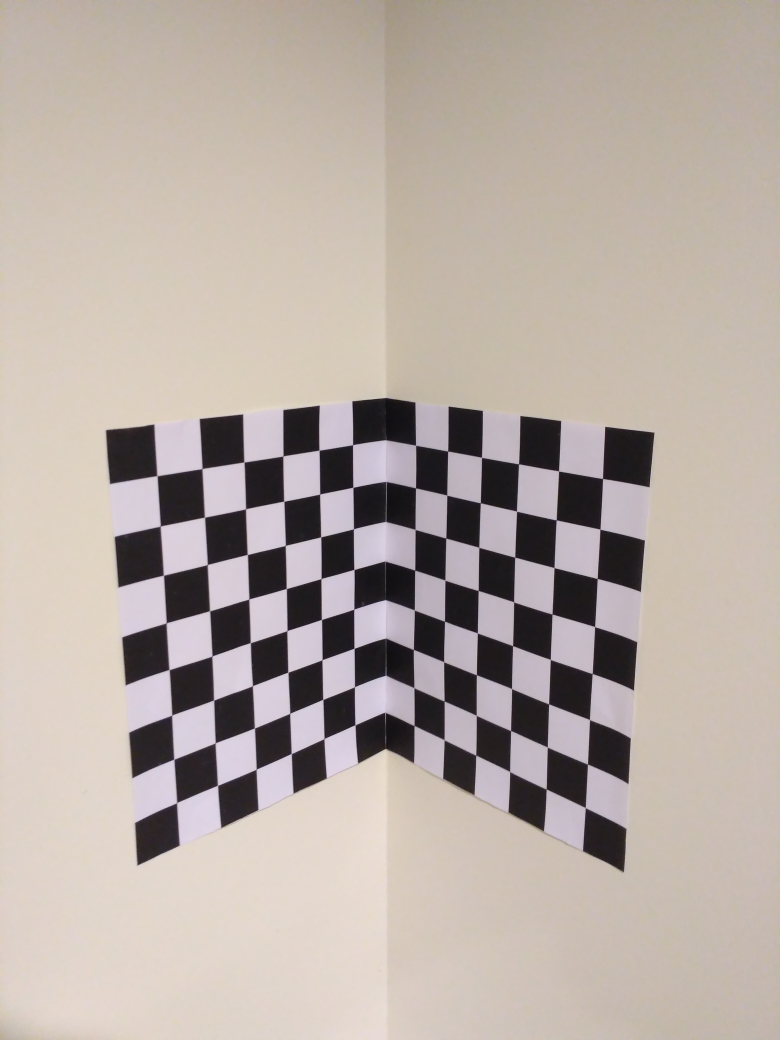
#> input picture assignment1/calib-object.jpg, 3120 x 4160 px (shown at 1/4 size)
$ jupyter execute --allow-errors assignment1.ipynb
#> lines starting #> are read from the running program, lines starting #| are printed output that depends on the picture
[cell 1]
#loading calib-object image
import cv2
import numpy as np
import glob
import os
import sys
import argparse
import json
import time
import datetime
import matplotlib.pyplot as plt
from mpl_toolkits.mplot3d import Axes3D
from matplotlib import cm
from matplotlib.ticker import LinearLocator, FormatStrFormatter
import numpy as np
from scipy.signal import convolve2d
from PIL import Image, ImageDraw

Q1: Own Calibration [4 points]
1. [1 point] For the given image calib-object.jpg, identify the chessboard internal corners. You may use external libraries to detect the chessboard corners. Note, each square of the chess board is 2cm × 2cm.

REPORT:
Problem: to obtain the chessboard corners for an L shaped image.

Solution:
Applying an edge detection algorithm to get the edge space image of the given chessboard. Then using Harris corner detection, I found out the corners of the chessboard.  The algorithm was very succesful at providing the corner points of the image, with very few false positives.

The main challenges were to accurately calibrate the threshold value for supression of non maxima points and the K Value to be used as a scalar value in the formula.

[cell 2]
obj=cv2.imread('calib-object.jpg')
#> obj is the input picture: shape (4160, 3120, 3); mean B, G, R 165.1, 172.4, 183.5
obj_g=cv2.cvtColor(obj,cv2.COLOR_BGR2GRAY)
chessboard_size = (7,9)


def sobel_filter(image):

    Gx = np.array([[-1, 0, 1], [-2, 0, 2], [-1, 0, 1]])
    Gy = np.array([[-1, -2, -1], [0, 0, 0], [1, 2, 1]])
    Ix = convolve2d(image, Gx, mode='same', boundary='symm')
    Iy = convolve2d(image, Gy, mode='same', boundary='symm')

    return Ix, Iy

def harris_corner_detection(Ix, Iy, k=0.1, threshold=0.1):

    Ixx = Ix**2
    Iyy = Iy**2
    Ixy = Ix*Iy
    window = np.ones((5, 5))
    #using a gaussian filter
    # window = np.array([[1, 4, 6, 4, 1],
    #                    [4, 16, 24, 16, 4],
    #                    [6, 24, 36, 24, 6],
    #                    [4, 16, 24, 16, 4],
    #                    [1, 4, 6, 4, 1]]) / 256
    sum_Ixx = convolve2d(Ixx, window, mode='same')
    sum_Iyy = convolve2d(Iyy, window, mode='same')
    sum_Ixy = convolve2d(Ixy, window, mode='same')
    det_M = sum_Ixx * sum_Iyy - sum_Ixy**2
    trace_M = sum_Ixx + sum_Iyy
    R = det_M - k * (trace_M**2)
    corners = R > threshold * R.max()
    corner_coords = np.argwhere(corners)
    return corners,corner_coords

Ix, Iy = sobel_filter(obj_g)
#> in sobel_filter, `Ix = convolve2d(image, Gx, mode='same', boundary='symm')`:
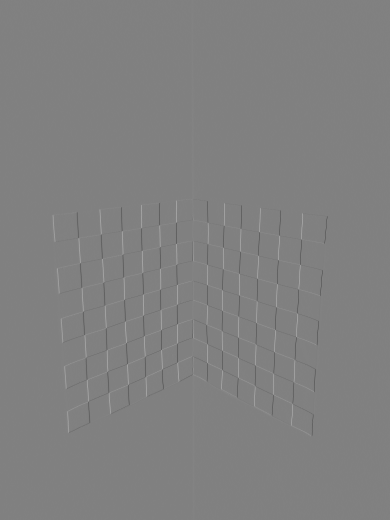
#> Ix: shape (4160, 3120) int64 (shown at 1/8 size); min -677, max 662, mean 0; drawn with min black and max white

plt.imshow(obj)
plt.show()


plt.figure()
plt.subplot(1,2,1)
plt.imshow(Ix,cmap='gray')
plt.title('Sobel X')
plt.subplot(1,2,2)
plt.imshow(Iy,cmap='gray')
plt.title('Sobel Y')
plt.show()
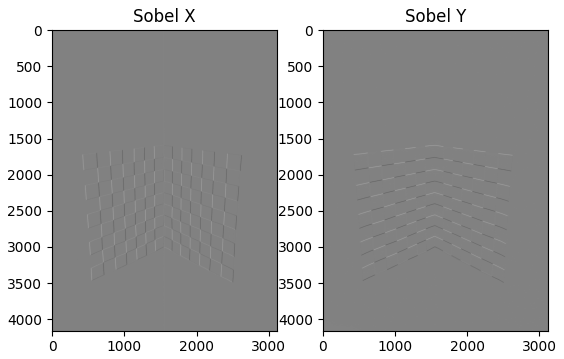
#> figure drawn by matplotlib, 2 panels

corners,x_img = harris_corner_detection(Ix, Iy)
#> in harris_corner_detection, `sum_Ixy = convolve2d(Ixy, window, mode='same')`:
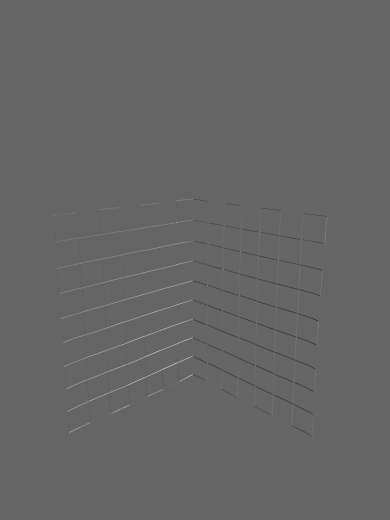
#> sum_Ixy: shape (4160, 3120) float64 (shown at 1/8 size); min -969624, max 1457597, mean 729.9; drawn with min black and max white
#> in harris_corner_detection, `trace_M = sum_Ixx + sum_Iyy`:
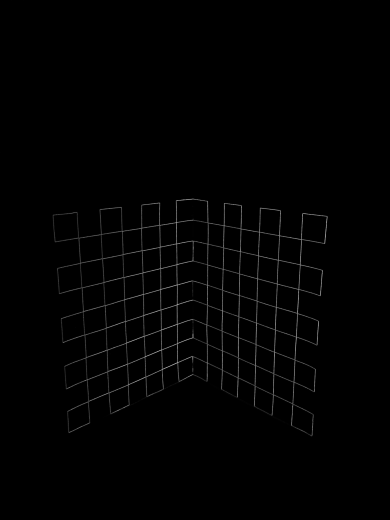
#> trace_M: shape (4160, 3120) float64 (shown at 1/8 size); min 0, max 3960288, mean 32662.3; drawn with min black and max white
#> in harris_corner_detection, `corner_coords = np.argwhere(corners)`: corner_coords = 3724 pairs, first value 1605 to 3488, second value 426 to 2618
#> x_img has the same summary as corner_coords in harris_corner_detection

def plot_corners_on_image(image_path, corners):

    img = Image.open(image_path)
    draw = ImageDraw.Draw(img)
    corner_radius = 5
    corner_color = 'red'

    for y in range(corners.shape[0]):
        for x in range(corners.shape[1]):
            if corners[y, x]:
                left_up_point = (x - corner_radius, y - corner_radius)
                right_down_point = (x + corner_radius, y + corner_radius)
                draw.ellipse([left_up_point, right_down_point], fill=corner_color)

    plt.imshow(img)
    plt.show()
    img.save('image_with_corners.jpg')

plot_corners_on_image('calib-object.jpg', corners)
#> in plot_corners_on_image, `plt.show()`:
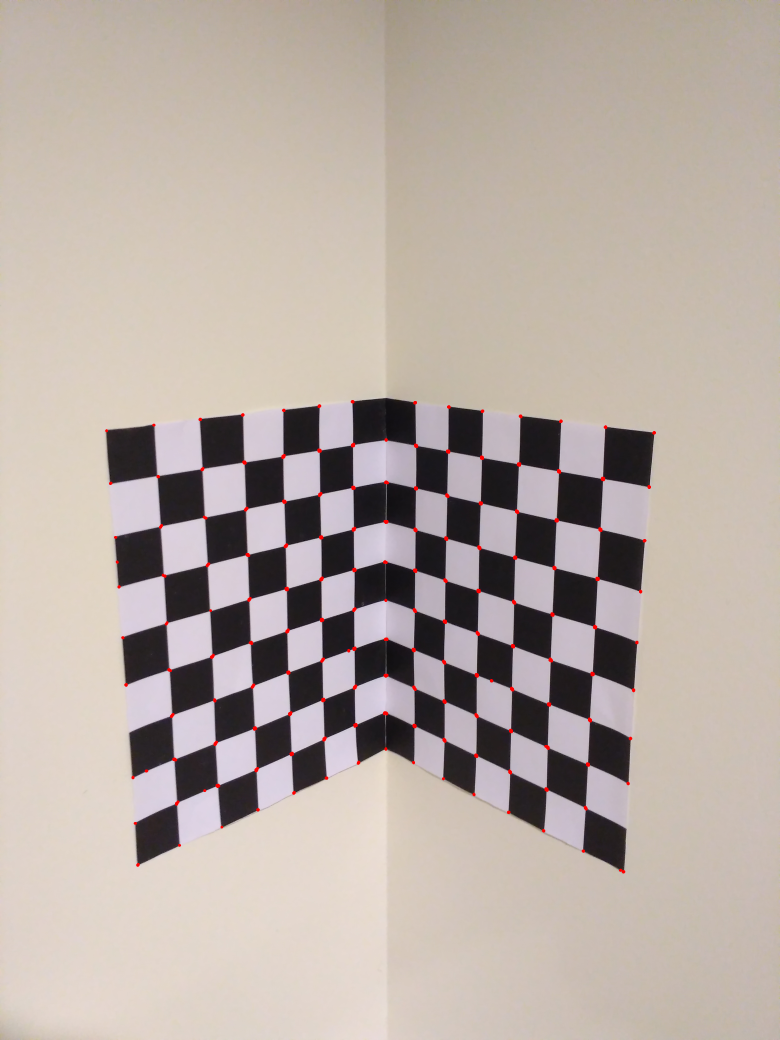
#> shown: shape (4160, 3120, 3) (shown at 1/4 size); mean R, G, B 183.8, 172.1, 164.8
#> (the rest of the program and of its run is left out)
